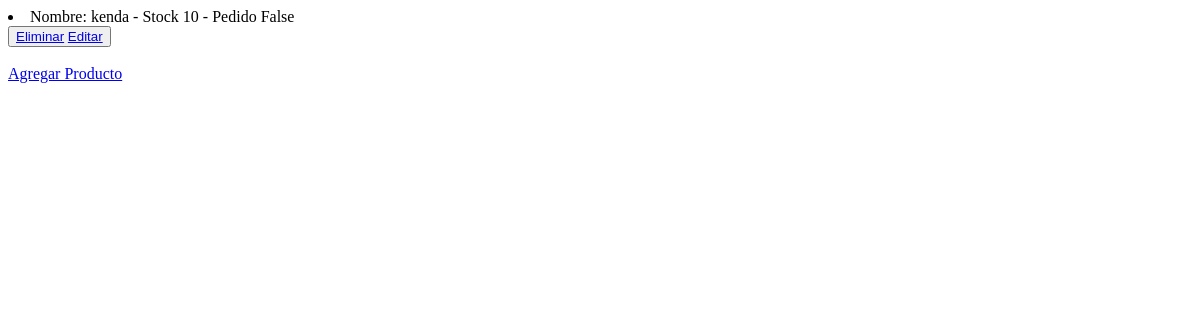
Before: /AppBespoke/leerPartes with the older database file.
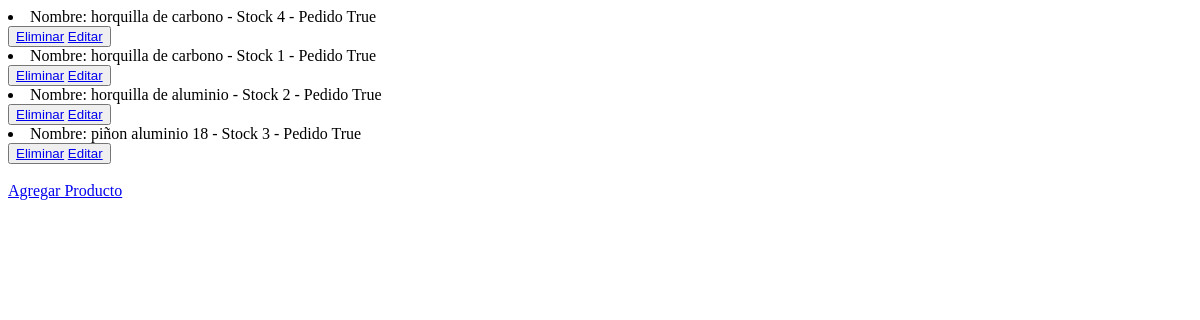
After: the same page with the newer database file.
### AppBespoke/models.py (models this page shows)
class Partes(models.Model):
    nombre = models.CharField(max_length=40)
    stock = models.IntegerField()
    pedido= models.BooleanField()
    def __str__(self):
        return f"Nombre: {self.nombre} - Stock {self.stock} - Pedido {self.pedido}"

### AppBespoke/views.py (the view)
# urls.py: path('leerPartes', views.leerPartes, name="LeerPartes"),
def leerPartes(request):
    partes = Partes.objects.all() #trae todo los profesores
    contexto= {"partes": partes}
    return render(request, "AppBespoke/leerPartes.html", contexto)

### AppBespoke/templates/AppBespoke/leerPartes.html (shortened to what this page needs)
<!DOCTYPE html>
<html lang="en">
<head>
</head>
<body>
    {% for p in partes %}
        <li>{{p}}</li>
        <button>
            <a href="{% url 'EliminarPartes' p.nombre %}"> Eliminar</a>
            <a href="{% url 'EditarPartes' p.nombre %}"> Editar</a>
        </button>
    {% endfor %}
    <br>
    <br>
    <a href="partes">Agregar Producto</a>
</body>
</html>

Changed rows visible on the page:
removed Partes: nombre+stock+pedido "Nombre: kenda - Stock 10 - Pedido False"
added Partes: nombre+stock+pedido "Nombre: horquilla de carbono - Stock 4 - Pedido True"
added Partes: nombre+stock+pedido "Nombre: horquilla de carbono - Stock 1 - Pedido True"
added Partes: nombre+stock+pedido "Nombre: horquilla de aluminio - Stock 2 - Pedido True"
added Partes: nombre+stock+pedido "Nombre: piñon aluminio 18 - Stock 3 - Pedido True"
